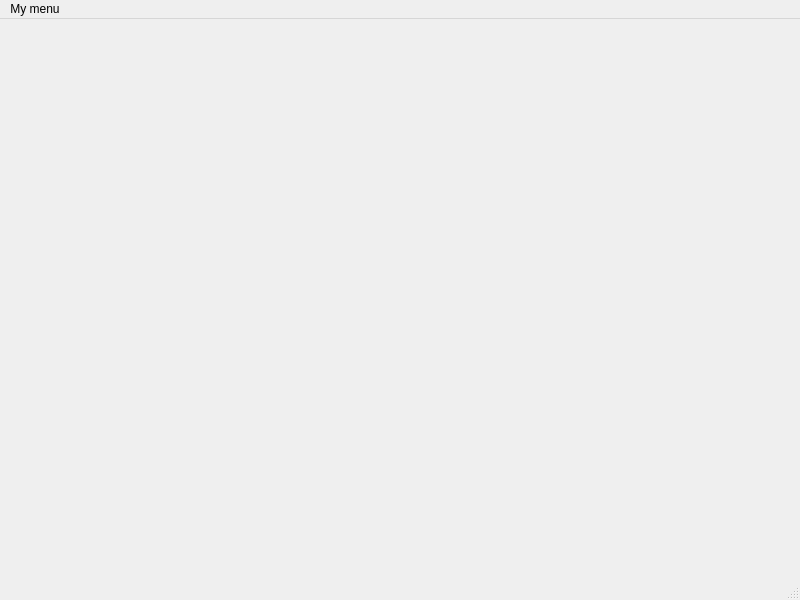
<?xml version="1.0" encoding="UTF-8"?>
<ui version="4.0">
 <class>MainWindow</class>
 <widget class="QMainWindow" name="MainWindow">
  <property name="geometry">
   <rect>
    <x>0</x>
    <y>0</y>
    <width>800</width>
    <height>600</height>
   </rect>
  </property>
  <property name="windowTitle">
   <string>MainWindow</string>
  </property>
  <widget class="QWidget" name="centralwidget"/>
  <widget class="QMenuBar" name="menubar">
   <property name="geometry">
    <rect>
     <x>0</x>
     <y>0</y>
     <width>800</width>
     <height>22</height>
    </rect>
   </property>
   <widget class="QMenu" name="menuMy_caption">
    <property name="title">
     <string>My menu</string>
    </property>
   </widget>
   <addaction name="menuMy_caption"/>
  </widget>
  <widget class="QStatusBar" name="statusbar"/>
 </widget>
 <resources/>
 <connections/>
</ui>
